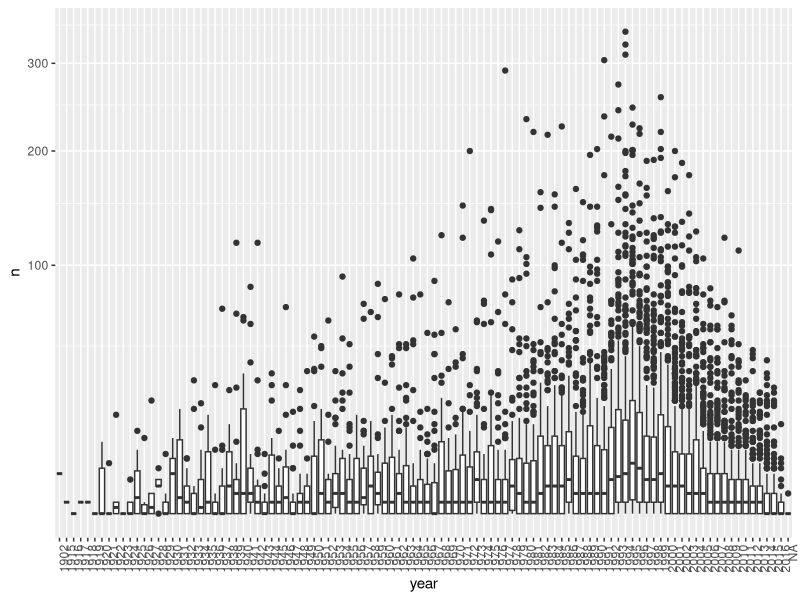
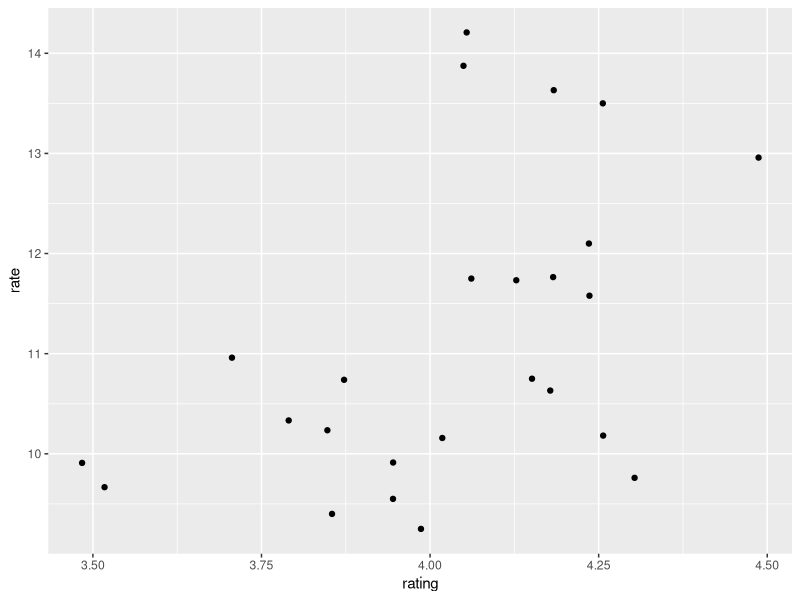

Write the R code that produced these figures, in order.
### Regularization
library(dslabs)
library(tidyverse)
library(dplyr)
data("movielens")

library(caret)
set.seed(755)
test_index <- createDataPartition(y = movielens$rating, times = 1,
                                  p = 0.2, list = FALSE)
train_set <- movielens[-test_index,] # partition by row
test_set <- movielens[test_index,]

# remove users and movies not in train set
test_set <- test_set %>%
  semi_join(train_set, by = "movieId") %>%
  semi_join(train_set, by = "userId")

# RMSE rating
RMSE <- function(true_ratings, predicted_ratings){
  sqrt(mean((true_ratings - predicted_ratings)^2))
}

# model fitting
mu <- mean(train_set$rating)
movie_avgs <- train_set %>%
  group_by(movieId) %>%
  summarise(b_i = mean(rating - mu))

# 10 mistakes made in model fitting
test_set %>%
  left_join(movie_avgs, by='movieId') %>%
  mutate(residual = rating - (mu + b_i)) %>%
  arrange(desc(abs(residual))) %>%
  select(title, residual) %>% slice(1:10) %>% knitr::kable()

# 10 best movies
movie_titles <- movielens %>%
  select(movieId, title) %>%
  distinct()

# 10 best movies
movie_avgs %>% left_join(movie_titles, by='movieId') %>%
  arrange(desc(b_i)) %>%
  select(title, b_i) %>%
  slice(1:10) %>%
  knitr::kable()

# 10 worst movies
movie_avgs %>% left_join(movie_titles, by='movieId') %>%
  arrange(b_i) %>%
  select(title, b_i) %>%
  slice(1:10) %>%
  knitr::kable()

# now include num of times movies are rated
# best 10
train_set %>% count(movieId) %>% 
  left_join(movie_avgs) %>%
  left_join(movie_titles, by="movieId") %>%
  arrange(desc(b_i)) %>% 
  select(title, b_i, n) %>% 
  slice(1:10) %>% 
  knitr::kable()

# worst 10
train_set %>% count(movieId) %>% 
  left_join(movie_avgs) %>%
  left_join(movie_titles, by="movieId") %>%
  arrange(b_i) %>% 
  select(title, b_i, n) %>% 
  slice(1:10) %>% 
  knitr::kable()


# Q1. Compute the number of ratings for each movie and then plot it against the year the movie came out. 
# Use the square root transformation on the counts. What year has the highest median number of ratings?

library(dslabs)
library(tidyverse)
library(dplyr)
data("movielens")
library(caret)

# median num rating per year
num_rating <- movielens %>% 
  na.omit() %>% 
  select(movieId, rating, year) %>% 
  group_by(movieId, year) %>%
  summarise(n_rating = n()) %>%
  ungroup() %>%
  arrange(desc(n_rating)) 

knitr::kable(head(num_rating, 10))

median_rating <- num_rating %>%
  select(n_rating, year) %>%
  group_by(year) %>%
  summarise(med = median(n_rating, na.rm = TRUE)) %>%
  ungroup() %>%
  arrange(desc(med))

knitr::kable(head(median_rating))

# Answer:
movielens %>% group_by(movieId) %>%
  summarize(n = n(), year = as.character(first(year))) %>%
  qplot(year, n, data = ., geom = "boxplot") +
  coord_trans(y = "sqrt") +
  theme(axis.text.x = element_text(angle = 90, hjust = 1))


# Q2. We see that, on average, movies that came out after 1993 get more ratings. We also see that with newer
# movies, starting in 1993, the number of ratings decreases with year: the more recent a movie is, the less 
# time users have had to rate it.
# Among movies that came out in 1993 or later, what are the 25 movies with the most ratings per year, and 
# what is the average rating of each of the top 25 movies?
# What is the average rating for the movie The Shawshank Redemption?
# What is the average number of ratings per year for the movie Forrest Gump?

# avg num of rating per movie
yrs <- length(unique(movielens$year[movielens$year>=1993]))
num_rating_yr <- movielens %>% filter(year >= 1993) %>%
  na.omit() %>%
  select(title, rating, year) %>%
  group_by(title, year) %>%
  summarise(n = n(), ratings_yr = n/yrs, mean_r = mean(rating, na.rm = TRUE), 
            yr = as.character(first(year))) %>%
  ungroup() %>% 
  arrange(desc(ratings_yr))

knitr::kable(head(num_rating_yr, 25))

# avg num of ratings /yr for Forrest Gump = 13.64 xx starts 1994 adjust years to 24 = 14.21 chk
# avg rating for movie Shawshank Redemption, The = 4.487138 chk
# code incomplete: yrs should incorporate later start dates of new movies



# Q3. From the table constructed in Q2, we can see that the most frequently rated movies tend to have above 
# average ratings. This is not surprising: more people watch popular movies. To confirm this, stratify the 
# post-1993 movies by ratings per year and compute their average ratings. Make a plot of average rating 
# versus ratings per year and show an estimate of the trend.
# What type of trend do you observe?
movielens %>% 
  filter(year >= 1993) %>%
  group_by(movieId) %>%
  summarize(n = n(), years = 2018 - first(year),
            title = title[1],
            rating = mean(rating)) %>%
  mutate(rate = n/years) %>%
  top_n(25, rate) %>%
  arrange(desc(rate)) %>%
  ggplot(aes(rating, rate)) +
  geom_point()


# Q4. Suppose you are doing a predictive analysis in which you need to fill in the missing ratings with 
# some value. Given your observations in the exercise in Q3, which of the following strategies would be most
# appropriate?
# Ans: Explanation Because a lack of ratings is associated with lower ratings, it would be most appropriate
# to fill in the missing value with a lower value than the average. You should try out different values to 
# fill in the missing value and evaluate prediction in a test set.


# Q5. The movielens dataset also includes a time stamp. This variable represents the time and data in which 
# the rating was provided. The units are seconds since January 1, 1970. Create a new column date with the 
# date. Which code correctly creates this new column?

 
movielens <- mutate(movielens, date = as_datetime(timestamp)) # from lubridate package
head(movielens)


# Q6. Compute the average rating for each week and plot this average against day. Hint: use the round_date 
# function before you group_by.
